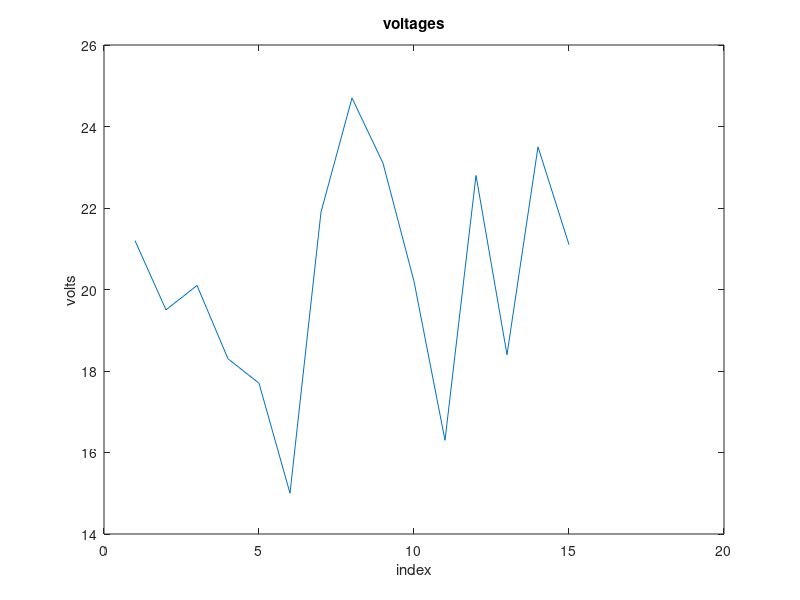

Here is the MATLAB script that generated this plot: (Note: this script raises an error after producing the figure.)
voltage = [21.2, 19.5, 20.1, 18.3, 17.7, 15.0, 21.9, 24.7, 23.1, 20.2, 16.3, 22.8, 18.4, 23.5, 21.1];

% min
minimum = min(voltage);
fprintf("Minimum value is %.2f volts \n", minimum)

% max
maximum = max(voltage);
fprintf("Maximum value is %.2f volts \n", maximum)

% average
avg = mean(voltage);
fprintf("Average value is %.2f volts \n", avg)

% standard deviation
standard_deviation = std(voltage);
fprintf("Standard deviation is %.2f \n", standard_deviation)

% median
median = median(voltage);
fprintf("Median value is %.2f volts \n", median)

% no of values above average
above_avg = find(voltage > avg);
no_above_avg = length(above_avg);
fprintf("Number of values above average is %.2f \n", no_above_avg)

% values above average
values_above_average = voltage(above_avg);
fprintf("Values above average are \n")
disp(values_above_average)

% ploting raw data
figure, plot(voltage)
title("voltages")
xlabel("index")
ylabel("volts")

% histogram plot
figure, histogram(voltage)
title("Volts vs Frequency")
xlabel("volts")
ylabel("frequency")
